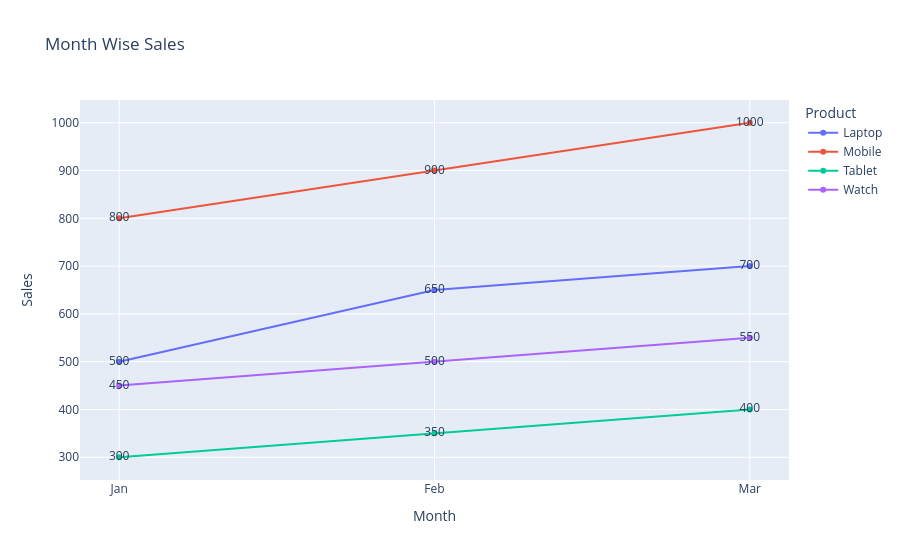

Notebook source saved alongside this figure:
### Code cell
fig = px.line(
    df,
    x="Month",
    y="Sales",
    color="Product",
    text="Sales",
    title="Month Wise Sales"
)

fig.show()

### Figure 1 — Plotly figure (JSON) as saved in the notebook; plotly's stock layout.template omitted (floating-point values rounded to 4 significant figures)
{"data": [{"hovertemplate": "Product=Laptop<br>Month=%{x}<br>Sales=%{text}<extra></extra>", "legendgroup": "Laptop", "line": {"color": "#636efa", "dash": "solid"}, "marker": {"symbol": "circle"}, "mode": "lines+markers+text", "name": "Laptop", "orientation": "v", "showlegend": true, "text": [500.0, 650.0, 700.0], "type": "scatter", "x": ["Jan", "Feb", "Mar"], "xaxis": "x", "y": [500, 650, 700], "yaxis": "y"}, {"hovertemplate": "Product=Mobile<br>Month=%{x}<br>Sales=%{text}<extra></extra>", "legendgroup": "Mobile", "line": {"color": "#EF553B", "dash": "solid"}, "marker": {"symbol": "circle"}, "mode": "lines+markers+text", "name": "Mobile", "orientation": "v", "showlegend": true, "text": [800.0, 900.0, 1000.0], "type": "scatter", "x": ["Jan", "Feb", "Mar"], "xaxis": "x", "y": [800, 900, 1000], "yaxis": "y"}, {"hovertemplate": "Product=Tablet<br>Month=%{x}<br>Sales=%{text}<extra></extra>", "legendgroup": "Tablet", "line": {"color": "#00cc96", "dash": "solid"}, "marker": {"symbol": "circle"}, "mode": "lines+markers+text", "name": "Tablet", "orientation": "v", "showlegend": true, "text": [300.0, 350.0, 400.0], "type": "scatter", "x": ["Jan", "Feb", "Mar"], "xaxis": "x", "y": [300, 350, 400], "yaxis": "y"}, {"hovertemplate": "Product=Watch<br>Month=%{x}<br>Sales=%{text}<extra></extra>", "legendgroup": "Watch", "line": {"color": "#ab63fa", "dash": "solid"}, "marker": {"symbol": "circle"}, "mode": "lines+markers+text", "name": "Watch", "orientation": "v", "showlegend": true, "text": [450.0, 500.0, 550.0], "type": "scatter", "x": ["Jan", "Feb", "Mar"], "xaxis": "x", "y": [450, 500, 550], "yaxis": "y"}], "layout": {"legend": {"title": {"text": "Product"}, "tracegroupgap": 0}, "title": {"text": "Month Wise Sales"}, "xaxis": {"anchor": "y", "domain": [0, 1], "title": {"text": "Month"}}, "yaxis": {"anchor": "x", "domain": [0, 1], "title": {"text": "Sales"}}}}
